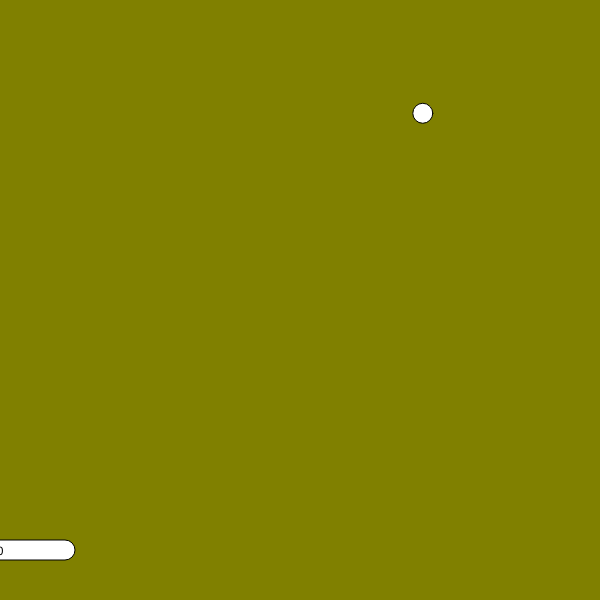
Frame 1 (no input)
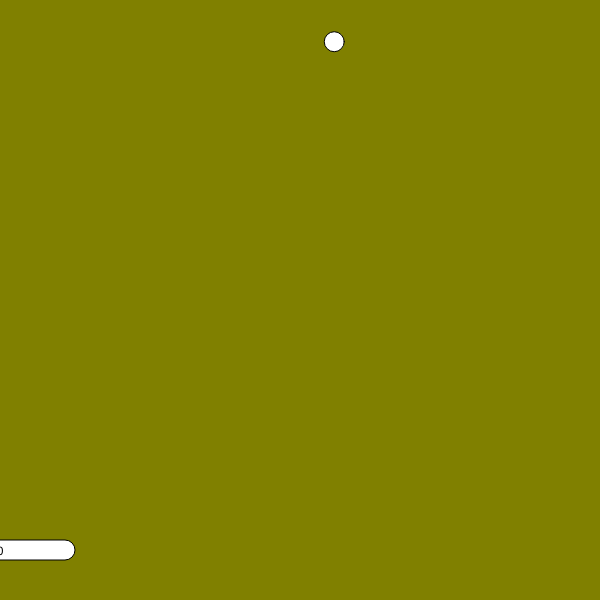
Frame 60 (no input)
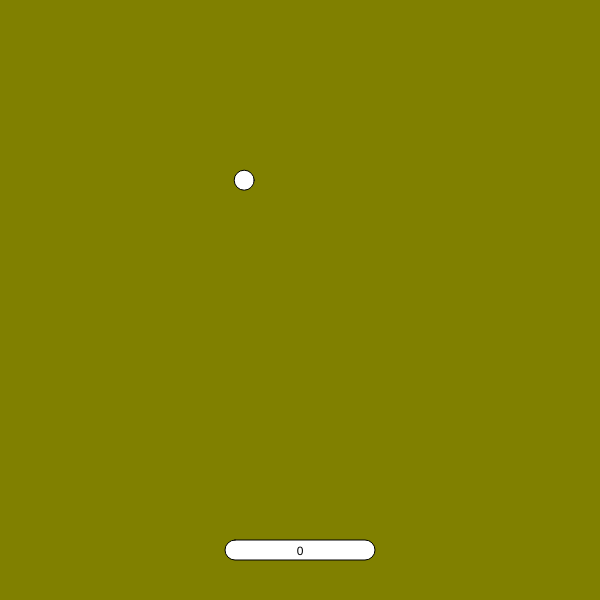
Frame 120 (the mouse pressed at the canvas centre since frame 60)

The p5.js sketch that drew these frames (run headless with seeded random() and noise() and a simulated clock; from frame 60 on, the mouse is pressed at the canvas centre):

// p5.js sketch
// ── sketch.js
var score = 0;
var x = 0;
var y = 0;
var xSpeed = 0;
var ySpeed = 0;

function setup() {
  createCanvas(600, 600);
  rectMode(CENTER);
  textAlign(CENTER);
  
    x = random(10, width-10);
    y = random(10, height-80);
    xSpeed = random(-1, -3);
    ySpeed = random(-1, -3);
 
}

function draw() {
  background(128, 128, 0);

  x+= xSpeed;
  y+= ySpeed;
  
    // left wall
    if (x <= 10)
      xSpeed *= -1;  // -xSpeed[i]
      
    // top wall
    if (y <= 10)
      ySpeed *= -1;

    // right wall
    if (x >= width - 10)
      xSpeed = -xSpeed;

    // paddle
     if (y >= height-70 && y < height-70+ySpeed && abs(x-mouseX) < width/8) {
      ySpeed *= -1;
      ySpeed *= 1.1; // accelerate for difficulty level
      xSpeed *= 1.1;
      score++;
    }
    
    // draw paddle
    rect(mouseX, height-50, width/4, 20, 10, 10, 10, 10);
    // score
    text(score, mouseX, height-45);
    // ball
    ellipse(x, y, 20, 20);
 
}

function keyPressed() {
  if (key === ' ')
    setup();
}
